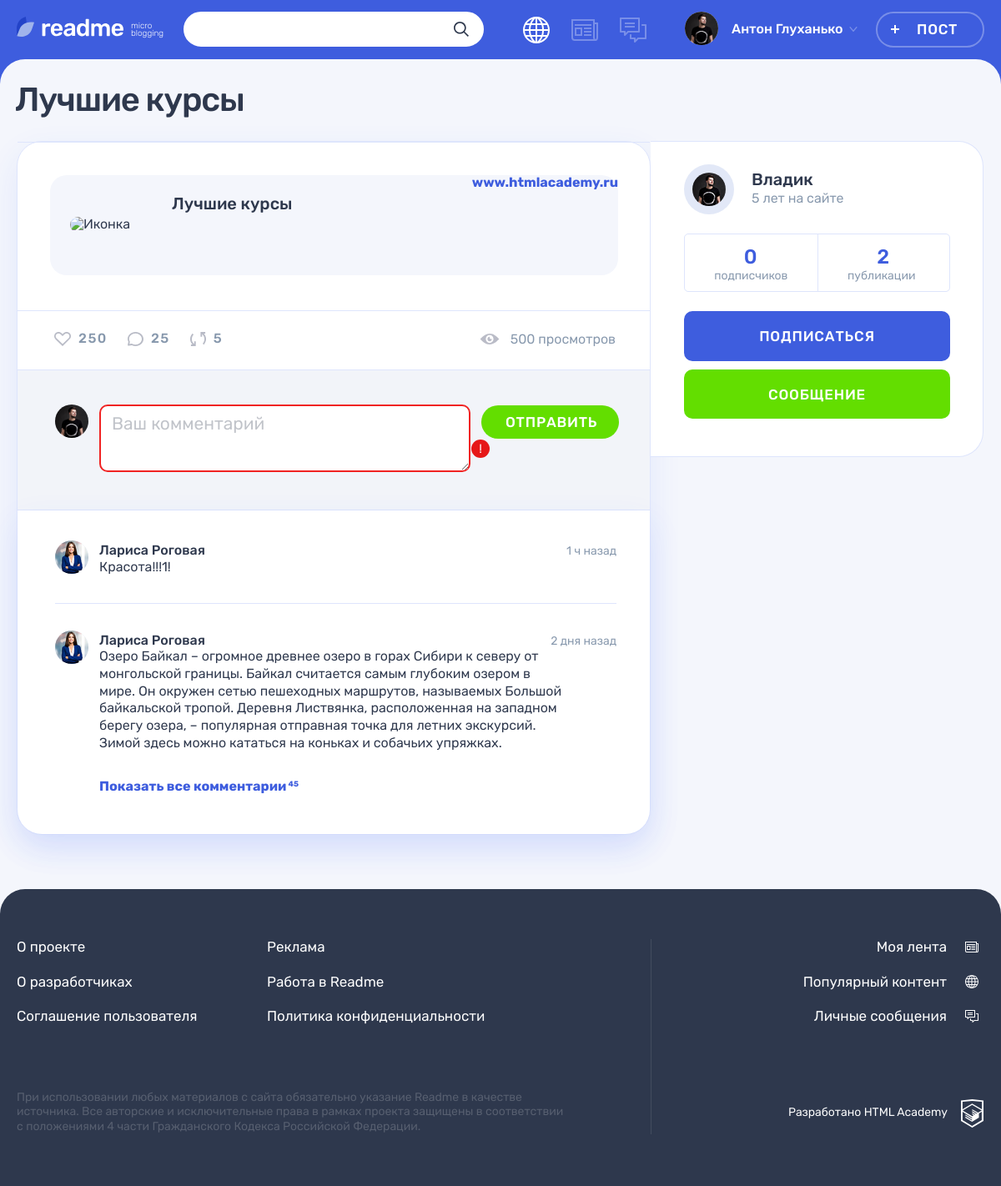
Screenshot of /post.php?id=5 with the database file from the repository.
### tables this page shows
CREATE TABLE IF NOT EXISTS posts (
id INT UNSIGNED AUTO_INCREMENT PRIMARY KEY,
author_id INT UNSIGNED,
post_type INT UNSIGNED,
dt_add DATETIME,
title VARCHAR(128),
content TEXT,
quote_author TEXT,
img_url VARCHAR(128),
youtube_url VARCHAR(128),
url VARCHAR(128),
view_count INT,
FOREIGN KEY (author_id) REFERENCES users(id)
ON UPDATE CASCADE
ON DELETE CASCADE,
FOREIGN KEY (post_type) REFERENCES content_types(id)
ON UPDATE CASCADE
ON DELETE CASCADE
);

CREATE TABLE IF NOT EXISTS users (
id INT UNSIGNED AUTO_INCREMENT PRIMARY KEY,
username VARCHAR(32) NOT NULL UNIQUE,
dt_add DATETIME,
email VARCHAR(128) NOT NULL UNIQUE,
password VARCHAR(64),
avatar VARCHAR(128)
);

### helpers.php (called while the page is built, shortened)
<?php
function get_noun_plural_form(int $number, string $one, string $two, string $many): string
{
    $number = (int)$number;
    $mod10 = $number % 10;
    $mod100 = $number % 100;
    switch (true) {
        case ($mod10 >= 2 && $mod10 <= 4):
            return $two;
        default:
            return $many;
    }
}
function include_template($name, array $data = [])
{
    $name = 'templates/' . $name;
    extract($data);
    require $name;
    $result = ob_get_clean();
    return $result;
}

### functions.php (called while the page is built, shortened)
<?php
function secure_query(mysqli $con, string $sql, string $type, string $var): mysqli_result {
    $prepared_sql = mysqli_prepare($con, $sql);
    mysqli_stmt_bind_param($prepared_sql, $type, $var);
    mysqli_stmt_execute($prepared_sql);
    return mysqli_stmt_get_result($prepared_sql);
}

### templates/post-details.php (the view, shortened to what this page needs)
<!DOCTYPE html>
<html lang="ru">
<head>
  <link rel="stylesheet" href="css/main.css">
</head>
<body class="page">
<header class="header">
  <div class="header__wrapper container">
    <div class="header__logo-wrapper">
      <a class="header__logo-link" href="main.html">
        <img class="header__logo" src="img/logo.svg" alt="Логотип readme" width="128" height="24">
      </a>
      <p class="header__topic">
        micro blogging
      </p>
    </div>
    <form class="header__search-form form" action="#" method="get">
      <div class="header__search">
        <input class="header__search-input form__input" type="search">
        <button class="header__search-button button" type="submit">
          <svg class="header__search-icon" width="18" height="18">
            <use xlink:href="#icon-search"></use>
          </svg>
        </button>
      </div>
    </form>
    <div class="header__nav-wrapper">
      <nav class="header__nav">
        <ul class="header__my-nav">
          <li class="header__my-page header__my-page--popular">
            <a class="header__page-link header__page-link--active" title="Популярный контент">
            </a>
          </li>
          <li class="header__my-page header__my-page--feed">
            <a class="header__page-link" href="feed.html" title="Моя лента">
            </a>
          </li>
          <li class="header__my-page header__my-page--messages">
            <a class="header__page-link" href="messages.html" title="Личные сообщения">
            </a>
          </li>
        </ul>
        <ul class="header__user-nav">
          <li class="header__profile">
            <a class="header__profile-link" href="#">
              <div class="header__avatar-wrapper">
                <img class="header__profile-avatar" src="img/userpic-medium.jpg" alt="Аватар профиля">
              </div>
              <div class="header__profile-name">
                <span>Антон Глуханько</span>
                <svg class="header__link-arrow" width="10" height="6">
                  <use xlink:href="#icon-arrow-right-ad"></use>
                </svg>
              </div>
            </a>
          </li>
          <li>
            <a class="header__post-button button button--transparent" href="adding-post.html">Пост</a>
          </li>
        </ul>
      </nav>
    </div>
  </div>
</header>
<main class="page__main page__main--publication">
  <div class="container">
    <h1 class="page__title page__title--publication"><?=$post['title']?></h1>
    <section class="post-details">
      <div class="post-details__wrapper">
        <div class="post-details__main-block post post--details">
        <?php
            $post_content = include_template($post['type_class'].'-post.php', ['post' => $post]);
            print($post_content);
        ?>
          <div class="post__indicators">
            <div class="post__buttons">
              <a class="post__indicator post__indicator--likes button" href="#" title="Лайк">
                <svg class="post__indicator-icon" width="20" height="17">
                  <use xlink:href="#icon-heart"></use>
                </svg>
                <span>250</span>
              </a>
              <a class="post__indicator post__indicator--comments button" href="#" title="Комментарии">
                <svg class="post__indicator-icon" width="19" height="17">
                  <use xlink:href="#icon-comment"></use>
                </svg>
                <span>25</span>
              </a>
              <a class="post__indicator post__indicator--repost button" href="#" title="Репост">
                <svg class="post__indicator-icon" width="19" height="17">
                  <use xlink:href="#icon-repost"></use>
                </svg>
                <span>5</span>
              </a>
            </div>
            <span class="post__view"><?=$post['view_count']?> просмотров</span>
          </div>
          <div class="comments">
            <form class="comments__form form" action="#" method="post">
              <div class="comments__my-avatar">
                <img class="comments__picture" src="img/userpic-medium.jpg" alt="Аватар пользователя">
              </div>
              <div class="form__input-section form__input-section--error">
                <textarea class="comments__textarea form__textarea form__input" placeholder="Ваш комментарий"></textarea>
                <button class="form__error-button button" type="button">!</button>
              </div>
              <button class="comments__submit button button--green" type="submit">Отправить</button>
            </form>
            <div class="comments__list-wrapper">
              <ul class="comments__list">
                <li class="comments__item user">
                  <div class="comments__avatar">
                    <a class="user__avatar-link" href="#">
                      <img class="comments__picture" src="img/userpic-larisa.jpg" alt="Аватар пользователя">
                    </a>
                  </div>
                  <div class="comments__info">
                    <div class="comments__name-wrapper">
                      <a class="comments__user-name" href="#">
                        <span>Лариса Роговая</span>
                      </a>
                      <time class="comments__time" datetime="2019-03-20">1 ч назад</time>
                    </div>
                    <p class="comments__text">
                      Красота!!!1!
                    </p>
                  </div>
                </li>
                <li class="comments__item user">
                  <div class="comments__avatar">
                    <a class="user__avatar-link" href="#">
                      <img class="comments__picture" src="img/userpic-larisa.jpg" alt="Аватар пользователя">
                    </a>
                  </div>
                  <div class="comments__info">
                    <div class="comments__name-wrapper">
                      <a class="comments__user-name" href="#">
                        <span>Лариса Роговая</span>
                      </a>
                      <time class="comments__time" datetime="2019-03-18">2 дня назад</time>
                    </div>
                    <p class="comments__text">
                      Озеро Байкал – огромное древнее озеро в горах Сибири к северу от монгольской границы. Байкал считается самым глубоким озером в мире. Он окружен сетью пешеходных маршрутов, называемых Большой байкальской тропой. Деревня Листвянка, расположенная на западном берегу озера, – популярная отправная точка для летних экскурсий. Зимой здесь можно кататься на коньках и собачьих упряжках.
                    </p>
                  </div>
                </li>
              </ul>
              <a class="comments__more-link" href="#">
                <span>Показать все комментарии</span>
                <sup class="comments__amount">45</sup>
              </a>
            </div>
          </div>
        </div>
        <div class="post-details__user user">
          <div class="post-details__user-info user__info">
            <div class="post-details__avatar user__avatar">
              <a class="post-details__avatar-link user__avatar-link" href="#">
                <img class="post-details__picture user__picture" src="img/<?=$post['avatar']?>" alt="Аватар пользователя">
              </a>
            </div>
            <div class="post-details__name-wrapper user__name-wrapper">
              <a class="post-details__name user__name" href="#">
                <span><?= $post['username'] ?></span>
              </a>
              <time class="post-details__time user__time" datetime="2014-03-20">5 лет на сайте</time>
            </div>
          </div>
          <div class="post-details__rating user__rating">
            <p class="post-details__rating-item user__rating-item user__rating-item--subscribers">
              <span class="post-details__rating-amount user__rating-amount"><?= $author_followers_count ?></span>
              <span class="post-details__rating-text user__rating-text"><?= get_noun_plural_form($author_followers_count,'подписчик','подписчика','подписчиков'); ?></span>
            </p>
            <p class="post-details__rating-item user__rating-item user__rating-item--publications">
              <span class="post-details__rating-amount user__rating-amount"><?= $author_posts_count ?></span>
              <span class="post-details__rating-text user__rating-text"><?= get_noun_plural_form($author_posts_count,'публикация','публикации','публикаций'); ?></span>
            </p>
          </div>
          <div class="post-details__user-buttons user__buttons">
            <button class="user__button user__button--subscription button button--main" type="button">Подписаться</button>
            <a class="user__button user__button--writing button button--green" href="#">Сообщение</a>
          </div>
        </div>
      </div>
    </section>
  </div>
</main>
<footer class="footer">
  <div class="footer__wrapper">
    <div class="footer__container container">
      <div class="footer__site-info">
        <div class="footer__site-nav">
          <ul class="footer__info-pages">
            <li class="footer__info-page">
              <a class="footer__page-link" href="#">О проекте</a>
            </li>
            <li class="footer__info-page">
              <a class="footer__page-link" href="#">Реклама</a>
            </li>
            <li class="footer__info-page">
              <a class="footer__page-link" href="#">О разработчиках</a>
            </li>
            <li class="footer__info-page">
              <a class="footer__page-link" href="#">Работа в Readme</a>
            </li>
            <li class="footer__info-page">
              <a class="footer__page-link" href="#">Соглашение пользователя</a>
            </li>
            <li class="footer__info-page">
              <a class="footer__page-link" href="#">Политика конфиденциальности</a>
            </li>
          </ul>
        </div>
        <p class="footer__license">
          При использовании любых материалов с сайта обязательно указание Readme в качестве источника. Все авторские и исключительные права в рамках проекта защищены в соответствии с положениями 4 части Гражданского Кодекса Российской Федерации.
        </p>
      </div>
      <div class="footer__my-info">
        <ul class="footer__my-pages">
          <li class="footer__my-page footer__my-page--feed">
            <a class="footer__page-link" href="feed.html">Моя лента</a>
          </li>
          <li class="footer__my-page footer__my-page--popular">
            <a class="footer__page-link" href="popular.html">Популярный контент</a>
          </li>
          <li class="footer__my-page footer__my-page--messages">
            <a class="footer__page-link" href="messages.html">Личные сообщения</a>
          </li>
        </ul>
        <div class="footer__copyright">
          <a class="footer__copyright-link" href="https://htmlacademy.ru">
            <span>Разработано HTML Academy</span>
            <svg class="footer__copyright-logo" width="27" height="34">
              <use xlink:href="#icon-htmlacademy"></use>
            </svg>
          </a>
        </div>
      </div>
    </div>
  </div>
</footer>
</body>
</html>

### templates/link-post.php
<div class="post__main">
    <div class="post-link__wrapper">
        <a class="post-link__external" href="http://<?=$post['content'];?>" title="Перейти по ссылке">
            <div class="post-link__info-wrapper">
                <div class="post-link__icon-wrapper">
                    <img src="https://www.google.com/s2/favicons?domain=<?=$post['url'];?>" alt="Иконка">
                </div>
                <div class="post-link__info">
                    <h3><?=$post['title'];?></h3>
                </div>
            </div>
            <span><?=htmlspecialchars($post['content'])?></span>
        </a>
    </div>
</div>

### rows the page displays
posts: title "Лучшие курсы", content "www.htmlacademy.ru", view_count "500", author.avatar (picture), author.username "Владик"

### other values shown
$author_followers_count "0"
$author_posts_count "2"
